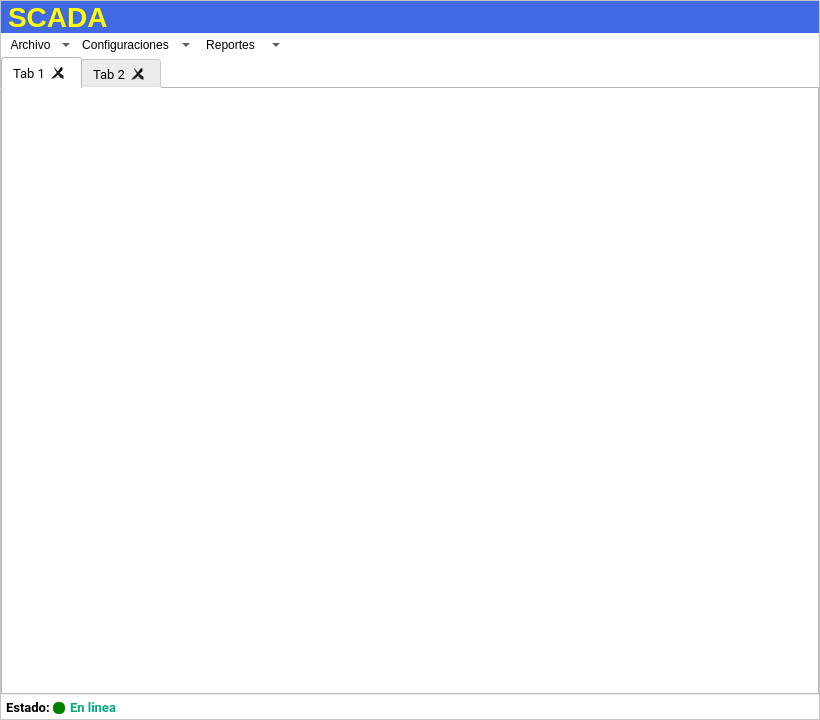
<?xml version="1.0" encoding="UTF-8"?>
<ui version="4.0">
 <class>MainWindow</class>
 <widget class="QMainWindow" name="MainWindow">
  <property name="geometry">
   <rect>
    <x>0</x>
    <y>0</y>
    <width>820</width>
    <height>720</height>
   </rect>
  </property>
  <property name="minimumSize">
   <size>
    <width>820</width>
    <height>680</height>
   </size>
  </property>
  <property name="windowTitle">
   <string>Software SCADA</string>
  </property>
  <property name="windowIcon">
   <iconset resource="../../resources/resources.qrc">
    <normaloff>:/source/img/if_16_1751363.png</normaloff>:/source/img/if_16_1751363.png</iconset>
  </property>
  <property name="dockOptions">
   <set>QMainWindow::AllowTabbedDocks|QMainWindow::AnimatedDocks</set>
  </property>
  <widget class="QWidget" name="MainFrame">
   <property name="styleSheet">
    <string notr="true"/>
   </property>
   <layout class="QVBoxLayout" name="verticalLayout">
    <property name="spacing">
     <number>0</number>
    </property>
    <property name="leftMargin">
     <number>0</number>
    </property>
    <property name="topMargin">
     <number>0</number>
    </property>
    <property name="rightMargin">
     <number>0</number>
    </property>
    <property name="bottomMargin">
     <number>0</number>
    </property>
    <item>
     <widget class="QFrame" name="ContainerFrame">
      <property name="styleSheet">
       <string notr="true">background-color: rgb(255, 255, 255);
</string>
      </property>
      <property name="frameShape">
       <enum>QFrame::StyledPanel</enum>
      </property>
      <property name="frameShadow">
       <enum>QFrame::Raised</enum>
      </property>
      <layout class="QVBoxLayout" name="verticalLayout_2">
       <property name="spacing">
        <number>0</number>
       </property>
       <property name="leftMargin">
        <number>0</number>
       </property>
       <property name="topMargin">
        <number>0</number>
       </property>
       <property name="rightMargin">
        <number>0</number>
       </property>
       <property name="bottomMargin">
        <number>0</number>
       </property>
       <item>
        <layout class="QGridLayout" name="TitileLayout">
         <property name="spacing">
          <number>0</number>
         </property>
         <item row="0" column="0">
          <widget class="QLabel" name="lblIIE">
           <property name="sizePolicy">
            <sizepolicy hsizetype="Maximum" vsizetype="Preferred">
             <horstretch>0</horstretch>
             <verstretch>0</verstretch>
            </sizepolicy>
           </property>
           <property name="styleSheet">
            <string notr="true">background-color: rgb(65, 105, 225);
margin:0px;</string>
           </property>
           <property name="text">
            <string/>
           </property>
           <property name="pixmap">
            <pixmap resource="../../resources/resources.qrc">:/source/img/iiie.png</pixmap>
           </property>
          </widget>
         </item>
         <item row="0" column="1">
          <widget class="QLabel" name="lblSCADA">
           <property name="sizePolicy">
            <sizepolicy hsizetype="Preferred" vsizetype="Preferred">
             <horstretch>0</horstretch>
             <verstretch>0</verstretch>
            </sizepolicy>
           </property>
           <property name="minimumSize">
            <size>
             <width>0</width>
             <height>0</height>
            </size>
           </property>
           <property name="font">
            <font>
             <pointsize>21</pointsize>
             <weight>75</weight>
             <bold>true</bold>
            </font>
           </property>
           <property name="autoFillBackground">
            <bool>false</bool>
           </property>
           <property name="styleSheet">
            <string notr="true">color: rgb(255, 255, 0);background-color: rgb(65, 105, 225);
margin:0px;</string>
           </property>
           <property name="text">
            <string>SCADA</string>
           </property>
          </widget>
         </item>
         <item row="0" column="2">
          <widget class="QLabel" name="lblLogo">
           <property name="sizePolicy">
            <sizepolicy hsizetype="Maximum" vsizetype="Preferred">
             <horstretch>0</horstretch>
             <verstretch>0</verstretch>
            </sizepolicy>
           </property>
           <property name="styleSheet">
            <string notr="true">background-color: rgb(65, 105, 225);
margin:0px;</string>
           </property>
           <property name="frameShape">
            <enum>QFrame::NoFrame</enum>
           </property>
           <property name="text">
            <string/>
           </property>
           <property name="pixmap">
            <pixmap resource="../../resources/resources.qrc">:/source/img/logo.png</pixmap>
           </property>
           <property name="alignment">
            <set>Qt::AlignRight|Qt::AlignTrailing|Qt::AlignVCenter</set>
           </property>
          </widget>
         </item>
        </layout>
       </item>
       <item>
        <layout class="QVBoxLayout" name="ContentLayout">
         <property name="spacing">
          <number>0</number>
         </property>
         <item>
          <widget class="QFrame" name="MenuFrame">
           <property name="minimumSize">
            <size>
             <width>0</width>
             <height>24</height>
            </size>
           </property>
           <property name="styleSheet">
            <string notr="true">margin:0px;</string>
           </property>
           <property name="frameShape">
            <enum>QFrame::NoFrame</enum>
           </property>
           <property name="frameShadow">
            <enum>QFrame::Plain</enum>
           </property>
           <property name="lineWidth">
            <number>0</number>
           </property>
           <widget class="QToolButton" name="MenuArchivo">
            <property name="geometry">
             <rect>
              <x>0</x>
              <y>0</y>
              <width>71</width>
              <height>24</height>
             </rect>
            </property>
            <property name="styleSheet">
             <string notr="true">margin:0px;</string>
            </property>
            <property name="text">
             <string>Archivo</string>
            </property>
            <property name="popupMode">
             <enum>QToolButton::MenuButtonPopup</enum>
            </property>
            <property name="toolButtonStyle">
             <enum>Qt::ToolButtonTextBesideIcon</enum>
            </property>
            <property name="autoRaise">
             <bool>true</bool>
            </property>
            <property name="arrowType">
             <enum>Qt::NoArrow</enum>
            </property>
           </widget>
           <widget class="QToolButton" name="MenuConfiguraciones">
            <property name="geometry">
             <rect>
              <x>70</x>
              <y>0</y>
              <width>121</width>
              <height>24</height>
             </rect>
            </property>
            <property name="styleSheet">
             <string notr="true">margin:0px;</string>
            </property>
            <property name="text">
             <string>Configuraciones</string>
            </property>
            <property name="popupMode">
             <enum>QToolButton::MenuButtonPopup</enum>
            </property>
            <property name="toolButtonStyle">
             <enum>Qt::ToolButtonTextBesideIcon</enum>
            </property>
            <property name="autoRaise">
             <bool>true</bool>
            </property>
            <property name="arrowType">
             <enum>Qt::NoArrow</enum>
            </property>
           </widget>
           <widget class="QToolButton" name="MenuReportes">
            <property name="geometry">
             <rect>
              <x>190</x>
              <y>0</y>
              <width>91</width>
              <height>24</height>
             </rect>
            </property>
            <property name="styleSheet">
             <string notr="true">margin:0px;</string>
            </property>
            <property name="text">
             <string>Reportes</string>
            </property>
            <property name="popupMode">
             <enum>QToolButton::MenuButtonPopup</enum>
            </property>
            <property name="toolButtonStyle">
             <enum>Qt::ToolButtonTextBesideIcon</enum>
            </property>
            <property name="autoRaise">
             <bool>true</bool>
            </property>
            <property name="arrowType">
             <enum>Qt::NoArrow</enum>
            </property>
           </widget>
          </widget>
         </item>
         <item>
          <widget class="QTabWidget" name="workSpaceTab">
           <property name="font">
            <font>
             <family>Roboto</family>
             <pointsize>10</pointsize>
             <weight>50</weight>
             <bold>false</bold>
            </font>
           </property>
           <property name="tabShape">
            <enum>QTabWidget::Rounded</enum>
           </property>
           <property name="currentIndex">
            <number>0</number>
           </property>
           <property name="elideMode">
            <enum>Qt::ElideLeft</enum>
           </property>
           <property name="tabsClosable">
            <bool>true</bool>
           </property>
           <property name="movable">
            <bool>true</bool>
           </property>
           <widget class="QWidget" name="workSpace1">
            <attribute name="title">
             <string>Tab 1</string>
            </attribute>
           </widget>
           <widget class="QWidget" name="WorkSpace2">
            <attribute name="title">
             <string>Tab 2</string>
            </attribute>
           </widget>
          </widget>
         </item>
        </layout>
       </item>
       <item>
        <widget class="QFrame" name="StatusFrame">
         <property name="minimumSize">
          <size>
           <width>0</width>
           <height>24</height>
          </size>
         </property>
         <property name="styleSheet">
          <string notr="true">margin:0px;</string>
         </property>
         <property name="frameShape">
          <enum>QFrame::NoFrame</enum>
         </property>
         <property name="frameShadow">
          <enum>QFrame::Raised</enum>
         </property>
         <property name="lineWidth">
          <number>0</number>
         </property>
         <widget class="QLabel" name="lblStatus">
          <property name="geometry">
           <rect>
            <x>5</x>
            <y>2</y>
            <width>54</width>
            <height>20</height>
           </rect>
          </property>
          <property name="font">
           <font>
            <family>Roboto</family>
            <pointsize>10</pointsize>
            <weight>75</weight>
            <bold>true</bold>
           </font>
          </property>
          <property name="lineWidth">
           <number>0</number>
          </property>
          <property name="text">
           <string>Estado:</string>
          </property>
          <property name="scaledContents">
           <bool>false</bool>
          </property>
         </widget>
         <widget class="QLabel" name="Status">
          <property name="geometry">
           <rect>
            <x>65</x>
            <y>2</y>
            <width>54</width>
            <height>20</height>
           </rect>
          </property>
          <property name="font">
           <font>
            <family>Roboto</family>
            <pointsize>10</pointsize>
            <weight>75</weight>
            <bold>true</bold>
           </font>
          </property>
          <property name="styleSheet">
           <string notr="true">color: rgb(0, 170, 127);</string>
          </property>
          <property name="lineWidth">
           <number>0</number>
          </property>
          <property name="text">
           <string>En linea</string>
          </property>
          <property name="scaledContents">
           <bool>false</bool>
          </property>
          <property name="alignment">
           <set>Qt::AlignCenter</set>
          </property>
         </widget>
         <widget class="QLabel" name="StatusCircle">
          <property name="geometry">
           <rect>
            <x>52</x>
            <y>7</y>
            <width>12</width>
            <height>12</height>
           </rect>
          </property>
          <property name="font">
           <font>
            <family>Roboto</family>
            <pointsize>10</pointsize>
            <weight>75</weight>
            <bold>true</bold>
           </font>
          </property>
          <property name="styleSheet">
           <string notr="true">background-color:green; border-radius:5px;</string>
          </property>
          <property name="lineWidth">
           <number>0</number>
          </property>
          <property name="text">
           <string/>
          </property>
          <property name="scaledContents">
           <bool>false</bool>
          </property>
          <property name="alignment">
           <set>Qt::AlignCenter</set>
          </property>
         </widget>
        </widget>
       </item>
      </layout>
     </widget>
    </item>
   </layout>
  </widget>
 </widget>
 <resources>
  <include location="../../resources/resources.qrc"/>
  <include location="../resources/resources.qrc"/>
 </resources>
 <connections/>
</ui>
